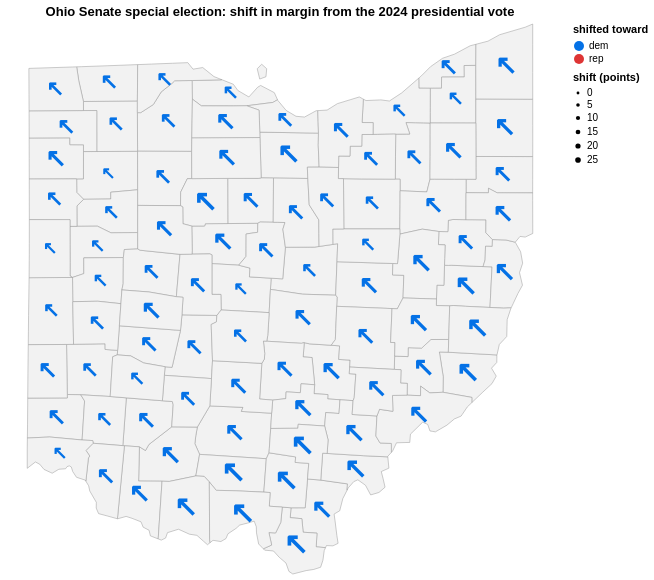

Write notebook code for a chart like this one.
### Markdown cell above
<div style="background-color:#fff3cd; padding:12px; border-radius:4px">

Now the map, with Altair. It has two layers stacked with `+`. The first layer, `mark_geoshape()`, draws the 88 county outlines in light grey. The second layer, `mark_text()`, puts an arrow character at each county's `long` and `lat`. NBC's arrows point diagonally: `↖` (up and to the left, blue) for a shift to Democrats and `↗` (up and to the right, red) for a shift to Republicans. The `arrow` column holds that character, chosen from `party` with `map()`. The arrow's size comes from the county's `shift`, so a bigger arrow is a bigger shift, and its colour comes from `party`: blue for Democrats, red for Republicans. Hovering over an arrow shows the county, the shift and the party. `.project(type="mercator")` tells Altair how to flatten the map, and both layers share it, so the arrows land on their counties.

</div>

### Code cell
import altair as alt

# an arrow for each county: up-left for a shift to Democrats, up-right for a shift to Republicans
ohio_map["arrow"] = ohio_map["party"].map({"dem": "↖", "rep": "↗"})

# layer 1: the county outlines
outlines = alt.Chart(ohio_map[["county", "geometry"]]).mark_geoshape(
    fill="#f2f2f2", stroke="#999999", strokeWidth=0.5
)

# layer 2: one arrow per county, at its middle. The arrow is bigger for a bigger shift.
arrow_data = ohio_map[["county", "shift", "party", "arrow", "long", "lat"]]
arrows = alt.Chart(arrow_data).mark_text(fontWeight="bold").encode(
    longitude="long:Q",
    latitude="lat:Q",
    text="arrow:N",
    size=alt.Size("shift:Q", scale=alt.Scale(domain=[0, 25], range=[8, 32]), title="shift (points)"),
    color=alt.Color("party:N",
                    scale=alt.Scale(domain=["dem", "rep"], range=["#0471E6", "#DE3535"]),
                    title="shifted toward"),
    tooltip=["county", "shift", "party"],
)

# stack the two layers and flatten the map
(outlines + arrows).project(type="mercator").properties(
    title="Ohio Senate special election: shift in margin from the 2024 presidential vote",
    width=550,
    height=550,
)
